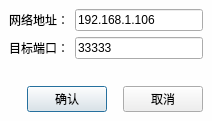
<?xml version="1.0" encoding="UTF-8"?>
<ui version="4.0">
 <class>DialogTcpClientArgs</class>
 <widget class="QDialog" name="DialogTcpClientArgs">
  <property name="geometry">
   <rect>
    <x>0</x>
    <y>0</y>
    <width>212</width>
    <height>121</height>
   </rect>
  </property>
  <property name="windowTitle">
   <string>Dialog</string>
  </property>
  <layout class="QGridLayout" name="gridLayout">
   <property name="leftMargin">
    <number>0</number>
   </property>
   <property name="topMargin">
    <number>0</number>
   </property>
   <property name="rightMargin">
    <number>0</number>
   </property>
   <property name="bottomMargin">
    <number>0</number>
   </property>
   <property name="spacing">
    <number>0</number>
   </property>
   <item row="0" column="0">
    <widget class="QWidget" name="widget" native="true">
     <property name="styleSheet">
      <string notr="true">QWidget#widget
{
	background-color: rgb(254, 254, 254);
}</string>
     </property>
     <layout class="QGridLayout" name="gridLayout_2">
      <item row="0" column="0">
       <widget class="QLabel" name="label">
        <property name="text">
         <string>网络地址：</string>
        </property>
       </widget>
      </item>
      <item row="1" column="0">
       <widget class="QLabel" name="label_2">
        <property name="text">
         <string>目标端口：</string>
        </property>
       </widget>
      </item>
      <item row="1" column="1">
       <widget class="QLineEdit" name="tbPort">
        <property name="text">
         <string>33333</string>
        </property>
       </widget>
      </item>
      <item row="0" column="1">
       <widget class="QLineEdit" name="tbAddress">
        <property name="text">
         <string>192.168.1.106</string>
        </property>
       </widget>
      </item>
      <item row="5" column="0" colspan="2">
       <layout class="QHBoxLayout" name="horizontalLayout_2">
        <item>
         <spacer name="horizontalSpacer">
          <property name="orientation">
           <enum>Qt::Horizontal</enum>
          </property>
          <property name="sizeHint" stdset="0">
           <size>
            <width>40</width>
            <height>20</height>
           </size>
          </property>
         </spacer>
        </item>
        <item>
         <layout class="QHBoxLayout" name="horizontalLayout">
          <property name="spacing">
           <number>16</number>
          </property>
          <property name="topMargin">
           <number>12</number>
          </property>
          <item>
           <widget class="QPushButton" name="btnOk">
            <property name="text">
             <string>确认</string>
            </property>
            <property name="Ok" stdset="0">
             <bool>true</bool>
            </property>
           </widget>
          </item>
          <item>
           <widget class="QPushButton" name="btnCancel">
            <property name="text">
             <string>取消</string>
            </property>
            <property name="Cancel" stdset="0">
             <bool>true</bool>
            </property>
           </widget>
          </item>
         </layout>
        </item>
       </layout>
      </item>
      <item row="4" column="0" colspan="2">
       <spacer name="verticalSpacer">
        <property name="orientation">
         <enum>Qt::Vertical</enum>
        </property>
        <property name="sizeType">
         <enum>QSizePolicy::Expanding</enum>
        </property>
        <property name="sizeHint" stdset="0">
         <size>
          <width>20</width>
          <height>46</height>
         </size>
        </property>
       </spacer>
      </item>
     </layout>
    </widget>
   </item>
  </layout>
 </widget>
 <tabstops>
  <tabstop>tbAddress</tabstop>
  <tabstop>tbPort</tabstop>
  <tabstop>btnOk</tabstop>
  <tabstop>btnCancel</tabstop>
 </tabstops>
 <resources/>
 <connections/>
</ui>
